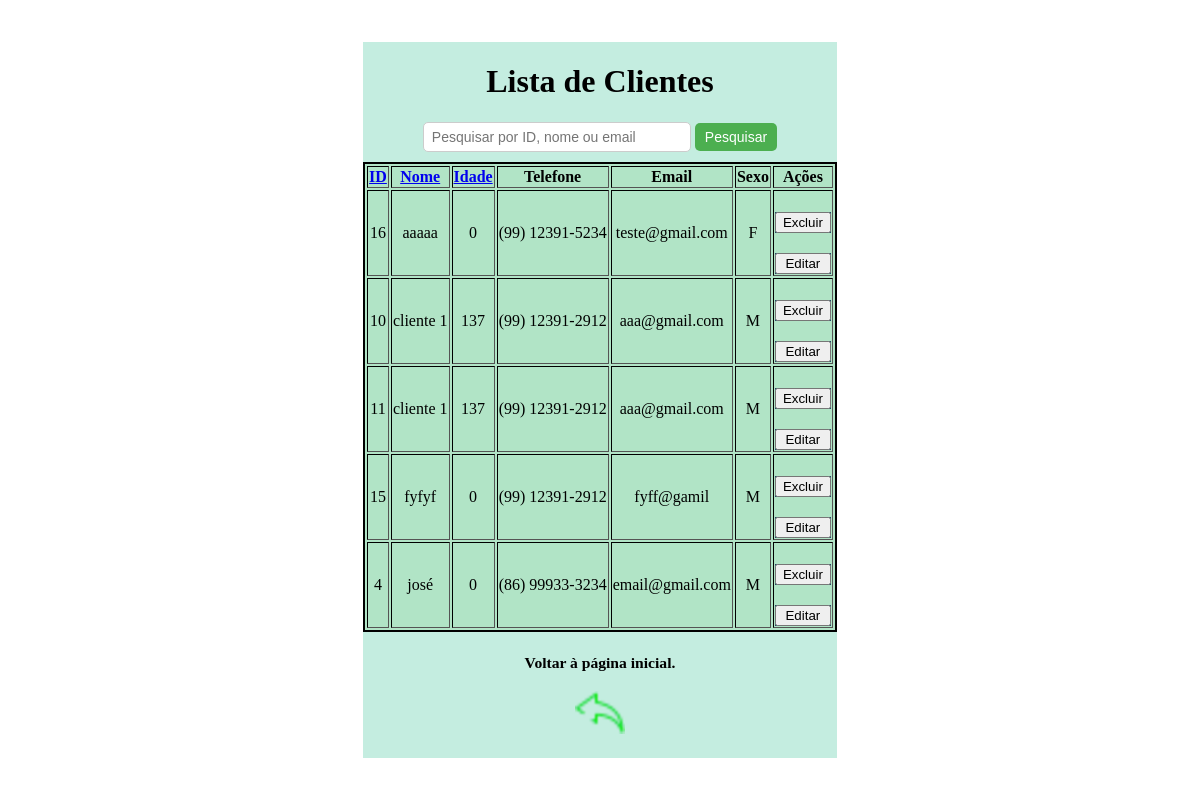
Before: /gerenciar-clientes?campo=nome&ordem=asc&pesquisa= with the older database file.
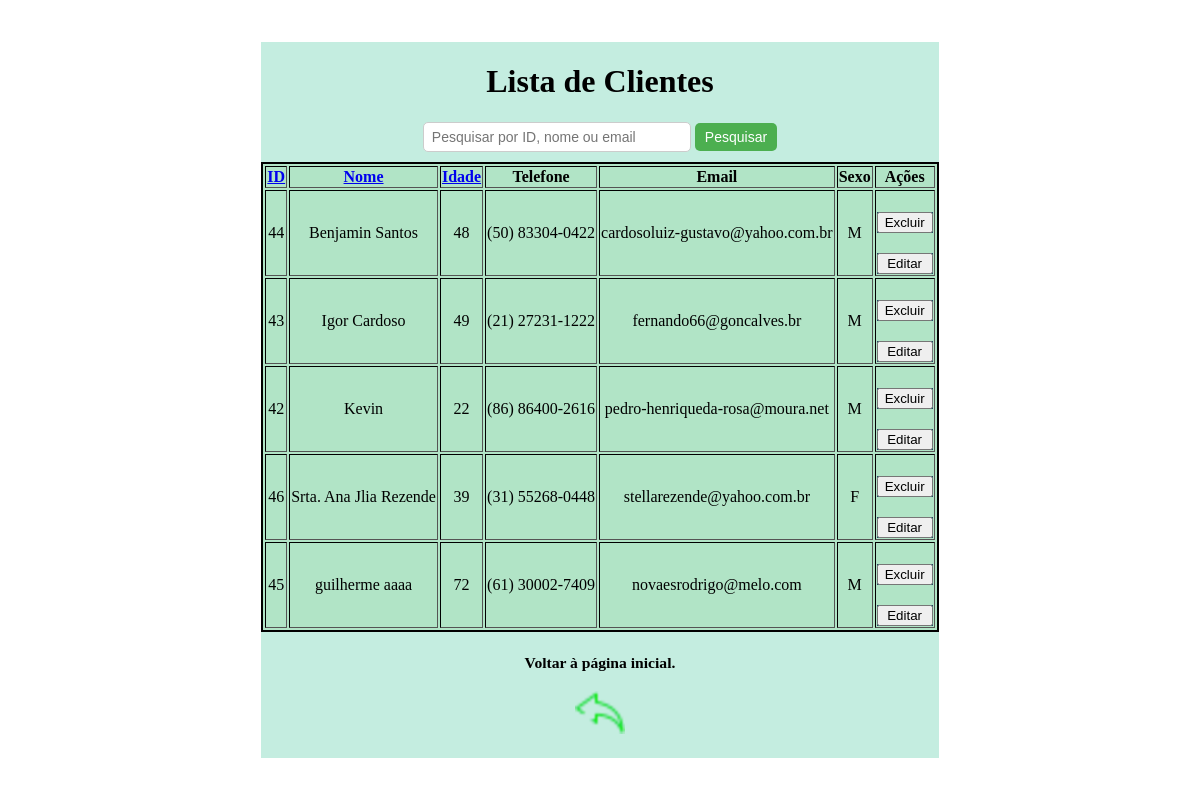
After: the same page with the newer database file.
### tables this page shows
CREATE TABLE clientes (
                id INTEGER PRIMARY KEY AUTOINCREMENT, 
                nome TEXT NOT NULL, 
                idade INTEGER NOT NULL,
                telefone TEXT,
                email TEXT,
                sexo TEXT CHECK (sexo IN ('M', 'F'))
        );

### app/controllers.py (the view)
    @app.route("/gerenciar-clientes")
    def gerenciar_clientes():
        return views.gerenciar_clientes()

### app/models.py (called while the page is built)
def conectar():
    conexao = sqlite3.connect("cadastro_clientes.db")
    return conexao

def buscar_clientes_ordenado(campo='id', busca='', ordem=True):
    conexao = conectar()
    conexao.row_factory = sqlite3.Row
    cursor = conexao.cursor()
    direcao = 'ASC' if ordem else 'DESC'
    campos_validos = ['id', 'nome', 'idade', 'sexo', 'email']
    if campo not in campos_validos:
        campo = 'id'
    query = f"""
        SELECT * FROM clientes
        WHERE id LIKE ? OR nome LIKE ? OR email LIKE ?
        ORDER BY {campo} {direcao}
    """
    cursor.execute(query, (f'%{busca}%', f'%{busca}%', f'%{busca}%'))
    clientes = cursor.fetchall()
    cursor.close()
    conexao.close()
    return clientes

### app/views.py (called while the page is built)
def gerenciar_clientes():
    try:
        campo = request.args.get("campo", "id")
        ordem = request.args.get("ordem", "asc") == "asc"
        busca = request.args.get("pesquisa", "")
        clientes = models.buscar_clientes_ordenado(campo=campo,busca=busca, ordem=ordem)
        return render_template('gerenciar_cliente.html', clientes=clientes, campo=campo, ordem=ordem, busca=busca)
    except Exception as e:
        return f"Erro ao buscar clientes: {str(e)}", 500

### app/templates/gerenciar_cliente.html (shortened to what this page needs)
<!DOCTYPE html>
<html lang="pt-br">
<head>
    <link rel="stylesheet" href="{{ url_for('static', filename='style.css') }}">
</head>
<body>
    <div class="container01">
        <h1 class="h101">Lista de Clientes</h1>
        <form action="{{ url_for('gerenciar_clientes')}}" method="GET" class="search-bar">
            <input type="text" name="pesquisa" placeholder="Pesquisar por ID, nome ou email" value="{{ request.args.get('pesquisa', '') }}">
            <button type="submit">Pesquisar</button>
        </form>
        <table border="1">
            <thead>
                <tr>
                    <th>
                        <a href="{{ url_for('gerenciar_clientes', campo='id', ordem='desc' if campo == 'id' and ordem == 'asc' else 'asc', pesquisa=request.args.get('pesquisa', '')) }}">
                            ID
                        </a>
                    </th>
                    <th>
                        <a href="{{ url_for('gerenciar_clientes', campo='nome', ordem='desc' if campo == 'nome' and ordem == 'asc' else 'asc', pesquisa=request.args.get('pesquisa', '')) }}">
                            Nome
                        </a>
                    </th>
                    <th>
                        <a href="{{ url_for('gerenciar_clientes', campo='idade', ordem='desc' if campo == 'idade' and ordem == 'asc' else 'asc', pesquisa=request.args.get('pesquisa', '')) }}">
                            Idade
                        </a>
                    </th>
                    <th>Telefone</th>
                    <th>Email</th>
                    <th>Sexo</th>
                    <th>Ações</th>
                </tr>
            </thead>
            <tbody>
                {% for cliente in clientes %}
                <tr>
                    <td>{{ cliente.id }}</td>
                    <td>{{ cliente.nome }}</td>
                    <td>{{ cliente.idade }}</td>
                    <td>{{ cliente.telefone }}</td>
                    <td>{{ cliente.email }}</td>
                    <td>{{ cliente.sexo }}</td>
                    <td>
                        <form class="form01" action="{{ url_for('deletar_cliente', id=cliente.id) }}" method="post" onsubmit="return confirm('Tem certeza que deseja excluir este cliente?');">
                            <button type="submit">Excluir</button>
                        </form>
                        <form class="form01" onsubmit="return false;">
                            <button type="button" onclick="editarLinha(this)">Editar</button>
                        </form>
                    </td>
                </tr>
                {% endfor %}
            </tbody>
        </table>
        <h3>
            <p><small>Voltar à página inicial.</small></p>
            <p>
                <a href="{{ url_for('pagina_inicial') }}" rel="prev">
                    <img src="{{ url_for('static', filename='imagem/setade voltar.png') }}" alt="Setade voltar">
                </a>
            </p>
        </h3>
    </div>
</body>
</html>

Changed rows visible on the page:
removed clientes: id "16", nome "aaaaa", idade "0", telefone "(99) 12391-5234", email "teste@gmail.com", sexo "F"
removed clientes: id "10", nome "cliente 1", idade "137", telefone "(99) 12391-2912", email "aaa@gmail.com", sexo "M"
removed clientes: id "11", nome "cliente 1", idade "137", telefone "(99) 12391-2912", email "aaa@gmail.com", sexo "M"
removed clientes: id "15", nome "fyfyf", idade "0", telefone "(99) 12391-2912", email "fyff@gamil", sexo "M"
removed clientes: id "4", nome "josé", idade "0", telefone "(86) 99933-3234", email "email@gmail.com", sexo "M"
added clientes: id "44", nome "Benjamin Santos", idade "48", telefone "(50) 83304-0422", email "cardosoluiz-gustavo@yahoo.com.br", sexo "M"
added clientes: id "43", nome "Igor Cardoso", idade "49", telefone "(21) 27231-1222", email "fernando66@goncalves.br", sexo "M"
added clientes: id "42", nome "Kevin", idade "22", telefone "(86) 86400-2616", email "pedro-henriqueda-rosa@moura.net", sexo "M"
added clientes: id "46", nome "Srta. Ana Jlia Rezende", idade "39", telefone "(31) 55268-0448", email "stellarezende@yahoo.com.br", sexo "F"
added clientes: id "45", nome "guilherme aaaa", idade "72", telefone "(61) 30002-7409", email "novaesrodrigo@melo.com", sexo "M"
